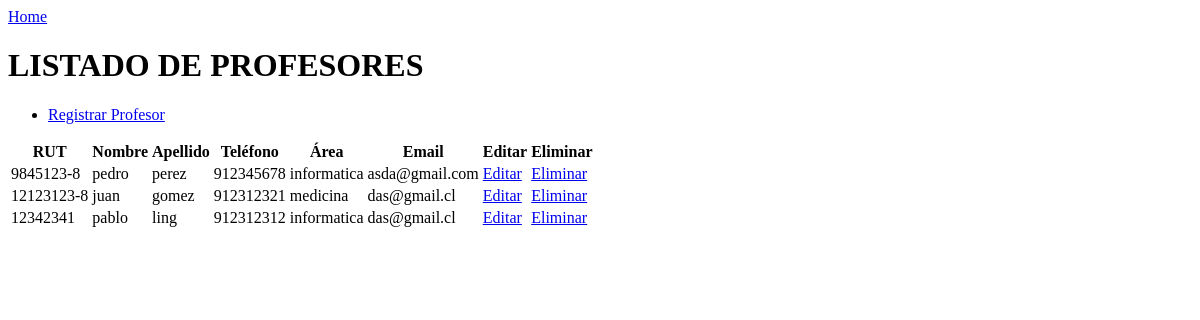
Before: /profesor/ with the older database file.
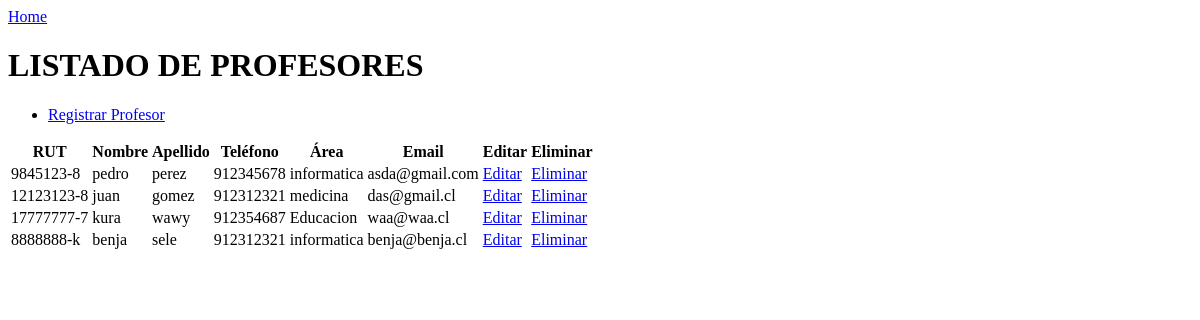
After: the same page with the newer database file.
### formularioProfesor/models.py (models this page shows, shortened)
class Profesor(models.Model):
    RUT = models.CharField(max_length=15)
    nombre = models.CharField(max_length=50)
    apellido = models.CharField(max_length=50)
    Telefono = models.IntegerField()
    Area = models.CharField(max_length=50)
    Email = models.EmailField()
    class Meta:
        db_table = 'profesores'

### formularioProfesor/views.py (the view)
# urls.py: path('profesor/', profesor_views.profesorData, name='profesorData'),
def profesorData(request):
    profesores = Profesor.objects.all()
    data = {'profesores': profesores}  # Cambié 'profesor' a 'profesores'
    return render(request, 'formularioprofesor/profesor.html', data)

### templates/formularioprofesor/profesor.html (shortened to what this page needs)
<!DOCTYPE html>
<html>
<head>
</head>
<body>
    <a href="{% url 'home' %}">Home</a>
    <h1>LISTADO DE PROFESORES</h1>
    <nav>
        <ul>
            <li><a href="{% url 'formulario_profesor' %}">Registrar Profesor</a></li>
        </ul>
    </nav>
    {% if profesores %}
    <table>
        <tr>
            <th>RUT</th>
            <th>Nombre</th>
            <th>Apellido</th>
            <th>Teléfono</th>
            <th>Área</th>
            <th>Email</th>
            <th>Editar</th>
            <th>Eliminar</th>
        </tr>
        {% for profesor in profesores %}
        <tr>
            <td>{{ profesor.RUT }}</td>
            <td>{{ profesor.nombre }}</td>
            <td>{{ profesor.apellido }}</td>
            <td>{{ profesor.Telefono }}</td>
            <td>{{ profesor.Area }}</td>
            <td>{{ profesor.Email }}</td>
            <td>
                <a href="{% url 'modificar_profesor' profesor.id %}">Editar</a>
            </td>
            <td>
                <a href="{% url 'eliminar_profesor' profesor.id %}">Eliminar</a>
            </td>
        </tr>
        {% endfor %}
    </table>
    {% else %}
    <div>No hay profesores</div>
    {% endif %}
</body>
</html>

Changed rows visible on the page:
removed Profesor: RUT "12342341", nombre "pablo", apellido "ling", Telefono "912312312", Area "informatica", Email "das@gmail.cl"
added Profesor: RUT "17777777-7", nombre "kura", apellido "wawy", Telefono "912354687", Area "Educacion", Email "waa@waa.cl"
added Profesor: RUT "8888888-k", nombre "benja", apellido "sele", Telefono "912312321", Area "informatica", Email "benja@benja.cl"
